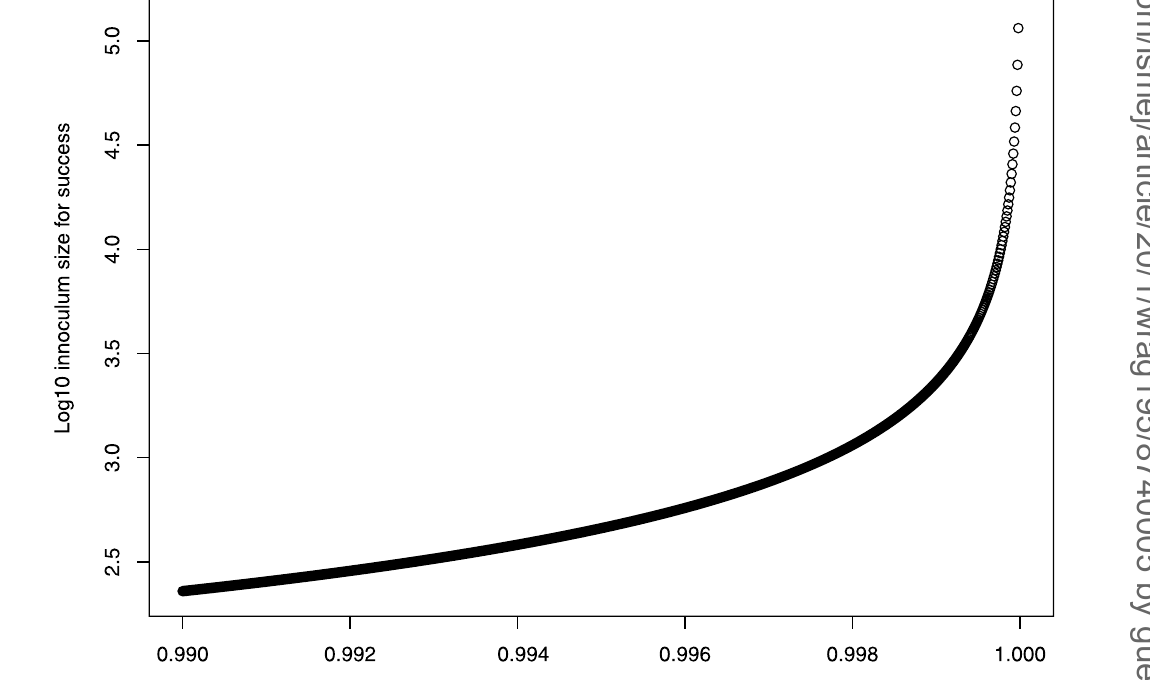
#> input picture 4_question/code/published/fig2_crop.png, 1150 x 680 px
$ python fig2.py
#> lines starting #> are read from the running program, lines starting #| are printed output that depends on the picture; long printed decimals are rounded
"""Figure 2 of Curtis et al. (2026): inoculum i needed for a 90% chance of reaching N = 10^6, vs q/p.

Equation: Eq 4 (Eq 1 rearranged for i):  i = ln(P_i * (q/p)^N + 1 - P_i) / ln(q/p),  P_i = 0.9, N = 1e6.
Boundary conditions: P_0 = 0, P_N = 1 (Eq 1).  Units: i in cells (plotted as log10 cells), q/p dimensionless.
Not stated in the paper (inferred, see unresolved_differences.md): the q/p grid.  The published dots run from
q/p = 0.990 to about 0.99998 in steps of 1e-5; q/p = 1 itself is excluded (Eq 4 is 0/0 there; limit is 0.9 N).

What this script does
  1. computes Eq 4 with mpmath (60 digits; (q/p)^N is tiny/huge so plain floats would lose the 1 - P_i term),
  2. checks Eq 4 against Eq 1: plugging the computed i back into Eq 1 must return 0.9,
  3. measures the published dots (page-03.png crop, calibrated on the printed tick marks) and compares,
  4. draws our figure next to the published one (fig2_comparison.png).
Deterministic: no random numbers.  Provenance: generated with Claude (Anthropic); see ai_log.md.
"""
import sys

import matplotlib

matplotlib.use("Agg")
import matplotlib.pyplot as plt
import mpmath as mp
import numpy as np
from PIL import Image
from scipy import ndimage as ndi

mp.mp.dps = 60
N, P = 10**6, 0.9
STEP, FIRST, LAST_E = 1e-5, 0.99, 2e-5          # inferred grid: q/p = 0.99 ... 0.99998


def inoculum(r, n=N, p=P):
    r = mp.mpf(r)
    return mp.log(mp.mpf(p) * r**n + 1 - mp.mpf(p)) / mp.log(r)           # Eq 4


def eq1(i, r, n=N):
    r = mp.mpf(r)
    return (1 - r**i) / (1 - r**n)                                         # Eq 1


def grid():
    k = np.arange(0, int(round((1 - LAST_E - FIRST) / STEP)) + 1)
    return FIRST + k * STEP


def measure_published():
    """Centres of the isolated open circles in the top part of the published panel, in (q/p, log10 i)."""
    im = np.asarray(Image.open("published/fig2_crop.png").convert("L"))
    ypix = lambda y: 5.0 - (y - 40.5) / 208.2          # ticks: 5.0 at row 40.5, 2.5 at 561.5
    xval = lambda x: 0.990 + (x - 182.0) / 837.5 * 0.010   # ticks: 0.990 at col 182, 1.000 at col 1019.5
    lab, n = ndi.label(im[:, 160:1045] < 140)
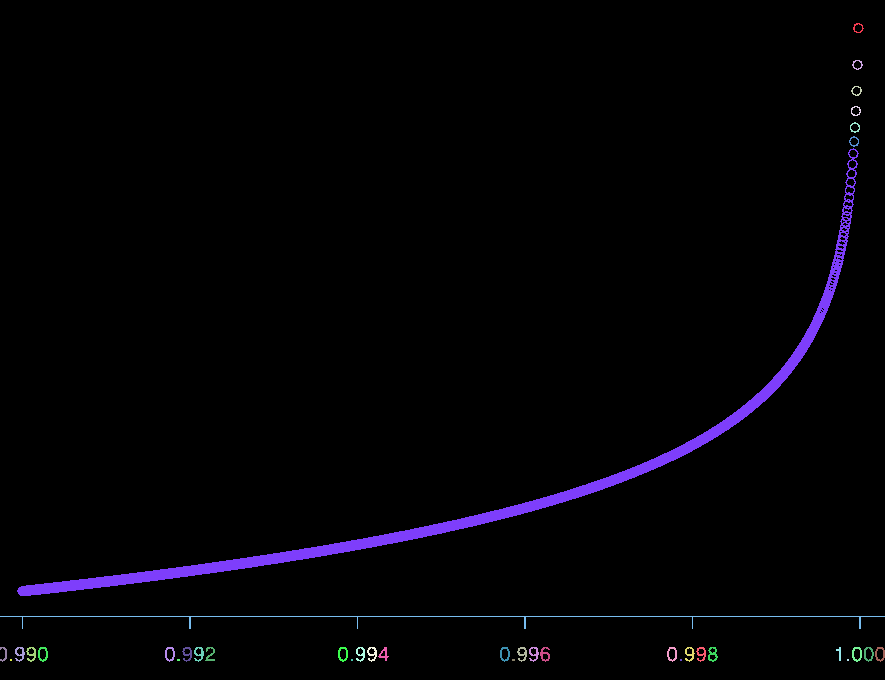
#> lab: shape (680, 885) int32; 39 distinct labels, from 0 to 38; one colour per label, 0 black
#> n = 38
    out = []
    for k in range(1, n + 1):
        ys, xs = np.nonzero(lab == k)
        if ys.size < 20 or ys.size > 400 or xs.max() - xs.min() > 14 or ys.max() - ys.min() > 14:
            continue
        if ys.mean() > 600:                       # tick labels below the frame, not data
            continue
        out.append((xval(xs.mean() + 160), ypix(ys.mean())))
#> this loop made 38 passes
#> (ys, xs) on passes 33 to 38: ([659, 659, 660, 660], [10, 11, 10, 11]), ([659, 659, 659, 660, 660, 660], [177, 178, 179, 177, 178, 179]), ([659, 659, 660, 660], [351, 352, 351, 352]), ([659, 659, 659, 660, 660, 660], [512, 513, 514, 512, 513, 514]), ([659, 659, 660, 660], [680, 681, 680, 681]), ([659, 659, 660, 660], [847, 848, 847, 848])
#> after the loop, out = [(1, 5.06), (1, 4.89), (1, 4.76), (1, 4.66), (1, 4.58), (1, 4.52)]
    return sorted(out)


def main():
    r = grid()
    logi = np.array([float(mp.log10(inoculum(x))) for x in r])
    print(f"grid: {r.size} points from {r[0]:.5f} to {r[-1]:.5f}")
    print(f"log10 i at q/p = 0.990: {logi[0]:.4f} (published ~2.36);  at {r[-1]:.5f}: {logi[-1]:.4f} (published ~5.06)")
    print(f"limit q/p -> 1: i = 0.9 N = {0.9 * N:.3g} (log10 {np.log10(0.9 * N):.3f}); Eq 4 at q/p = 1 - 1e-9: "
          f"{float(inoculum(1 - mp.mpf('1e-9'))):.6g}")

    # check Eq 4 against Eq 1
    worst = max(abs(float(eq1(inoculum(x), x)) - P) for x in r[::50])
    print(f"Eq 1 evaluated at the Eq 4 inoculum returns 0.9 to within {worst:.1e} (worst of {r[::50].size} points)")

    pub = measure_published()
#> pub = [(1, 4.52), (1, 4.58), (1, 4.66), (1, 4.76), (1, 4.89), (1, 5.06)]
    print(f"\nisolated published dots found: {len(pub)} (top of the curve; the dense part merges into a band)")
#| isolated published dots found: 6 (top of the curve; the dense part merges into a band)
    print(f"{'q/p (pub)':>10} {'log10 i pub':>11} | {'log10 i ours at nearest grid pt':>34} | diff")
    diffs = []
    for x, y in pub:
        xg = r[np.argmin(np.abs(r - x))]            # nearest grid point (the dots sit on the grid)
        ours = float(mp.log10(inoculum(xg)))
        diffs.append(y - ours)
        print(f"{x:>10.6f} {y:>11.3f} | {ours:>16.3f} (grid {xg:.5f}) | {y - ours:+.3f}")
#> this loop made 6 passes
#> (y, ours) on passes 1 to 6: (4.52, 4.52), (4.58, 4.58), (4.66, 4.66), (4.76, 4.76), (4.89, 4.89), (5.06, 5.06)
#|   0.9999       4.517 |            4.517 (grid 0.9999) | -0.000
#|   0.9999       4.584 |            4.584 (grid 0.9999) | -0.000
#|   1       4.663 |            4.663 (grid 1) | +0.000
#|   1       4.760 |            4.760 (grid 1) | -0.000
#|   1       4.886 |            4.885 (grid 1) | +0.001
#|   1       5.063 |            5.061 (grid 1) | +0.002
#> after the loop, diffs = [-0.000304, -0.000337, 0.000242, -0.000301, 0.000719, 0.00162]
    print(f"mean diff {np.mean(diffs):+.3f}, max |diff| {np.max(np.abs(diffs)):.3f} (reading accuracy about 0.02)")
#| mean diff +0.000, max |diff| 0.002 (reading accuracy about 0.02)

    # figure
    fig, axs = plt.subplots(1, 2, figsize=(12, 4.8))
    axs[0].imshow(Image.open("published/fig2_crop.png").crop((30, 0, 1060, 680)))
    axs[0].set_title("Published Fig 2 (CC BY 4.0)", fontsize=11)
    axs[0].axis("off")
    axs[1].scatter(r, logi, s=14, facecolors="none", edgecolors="k", linewidths=0.6)
    axs[1].set_xlim(0.9895, 1.0004)
    axs[1].set_ylim(2.2, 5.2)
    axs[1].set_xlabel("q/p  Ratio of deaths to births")
    axs[1].set_ylabel("Log10 inoculum size for success")
    axs[1].set_title(f"Ours: Eq 4, N = 1e6, P_i = 0.9 ({r.size} points, step 1e-5)", fontsize=11)
    fig.tight_layout()
    fig.savefig("fig2_comparison.png", dpi=150)
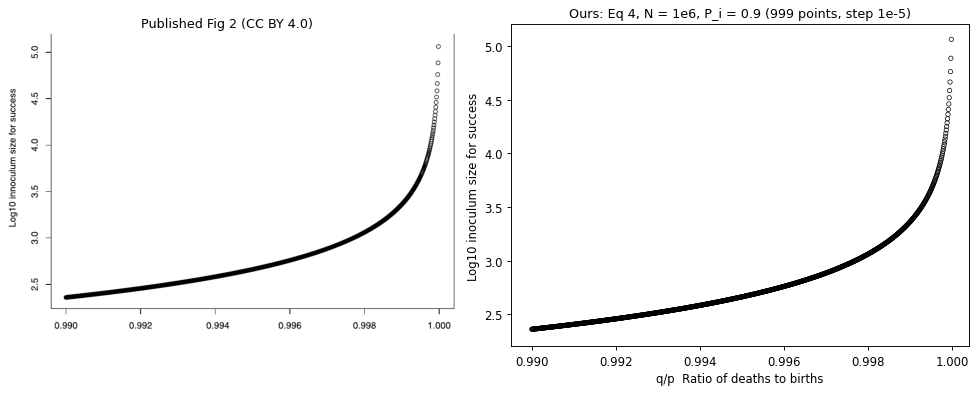
#> figure drawn by matplotlib, 2 panels
    print("\nSaved fig2_comparison.png")
    print(f"Software: Python {sys.version.split()[0]}, numpy {np.__version__}, mpmath {mp.__version__}, "
          f"matplotlib {matplotlib.__version__}")


if __name__ == "__main__":
    main()
